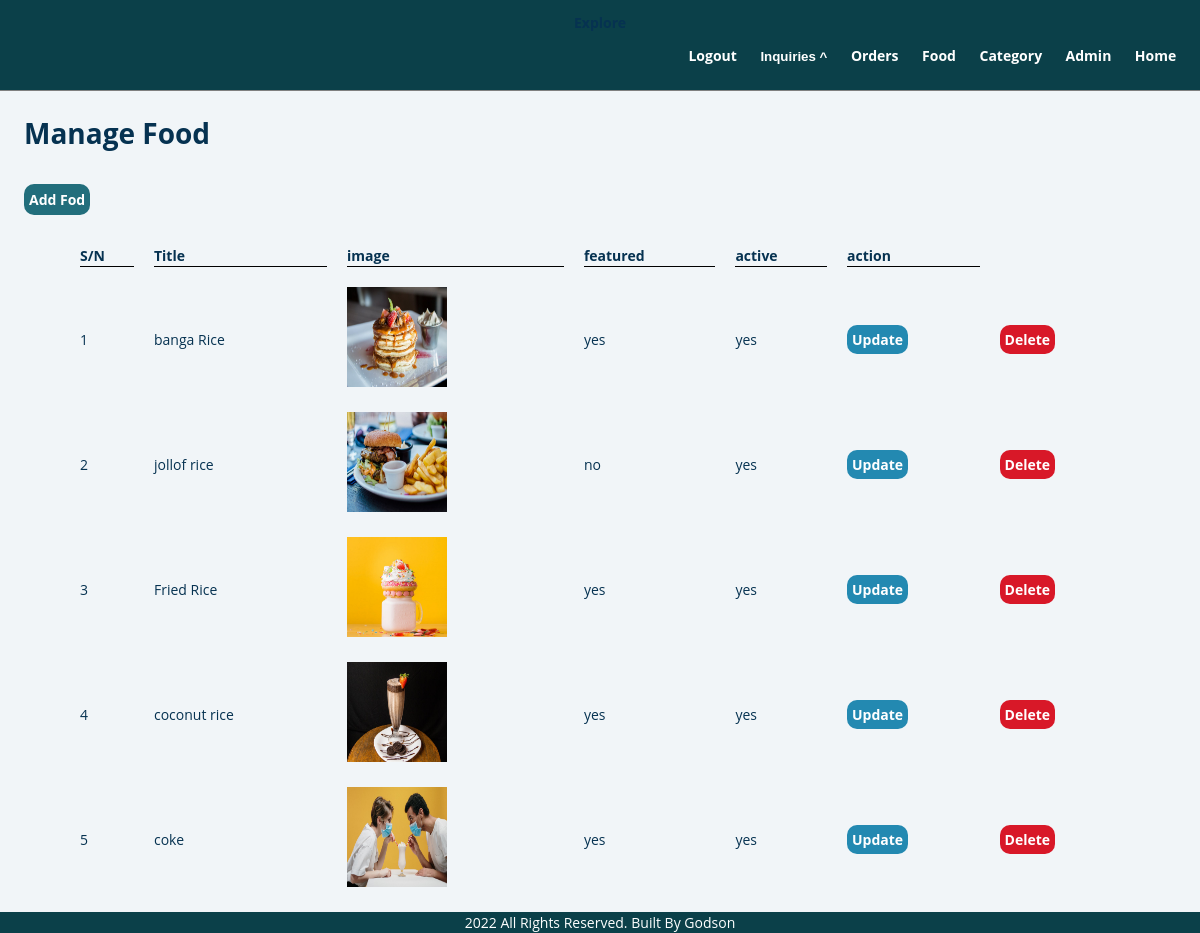
The app's page /admin/manage-food.php (signed in) with its own data.
### tables this page shows
CREATE TABLE `tbl_food` (
  `id` int(11) NOT NULL,
  `title` varchar(255) NOT NULL,
  `description` text NOT NULL,
  `price` decimal(10,2) NOT NULL,
  `image_name` varchar(255) NOT NULL,
  `category_id` int(10) UNSIGNED NOT NULL,
  `featured` varchar(10) NOT NULL,
  `active` varchar(10) NOT NULL
);

### admin/manage-food.php (the view, shortened to what this page needs)
<?php include_once "./partials/header.php";  ?>
<div class="main-content">
        <div class="wrapper">
            <h1 class="h1-title">Manage Food</h1>
            <a href="<?php echo SITEURL; ?>admin/add-food.php" class="btn-primary add-admin">Add Fod</a>
            <table class="tbl-full" cellpadding="10px" cellspacing="20px">
                <tr>
                    <th>S/N</th>
                    <th>Title</th>
                    <th>image</th>
                    <th>featured</th>
                    <th>active</th>
                    <th>action</th>
                </tr>
                <?php
                $sql = "SELECT * FROM tbl_food";
                $res = mysqli_query($conn, $sql);
                $count = mysqli_num_rows($res);
                $sn = 1;
                if($count > 0){
                    while($rows = mysqli_fetch_assoc($res)){
                        $id = $rows['id'];
                        $title = $rows['title'];
                        $image_name = $rows['image_name'];
                        $featured = $rows['featured'];
                        $active = $rows['active'];
                        ?>
                         <tr>
                            <td><?php echo $sn++; ?> </td>
                            <td><?php echo $title; ?></td>
                            <td>
                            <?php
                            if($image_name == ""){
                                echo "<div class='error text-center'>No image available yet</div>";
                            }else{
                            ?>
                                <img src="<?php echo SITEURL; ?>images/food/<?php echo $image_name;?>"  class="img-width">
                                <?php
                            }
                            ?>
                            </td>
                            <td><?php echo $featured; ?></td>
                            <td><?php echo $active; ?></td>
                            <td><a href="<?php echo SITEURL; ?>admin/update-food.php?id=<?php echo $id; ?>" class="btn-secondary btn-update">Update</a></td>
                            <td><a href="<?php echo SITEURL; ?>admin/delete-food.php?id=<?php echo $id; ?>&image_name=<?php echo $image_name; ?>" class="btn-danger btn-delete">Delete</a></td>
                        </tr>
                        <?php
                    }
                }else{
                    echo "<tr><td colspan='7'><div class='error'>No data available yet</div></td></tr>";
                }
                ?>
            </table>
        </div>
    </div>
<?php include_once "./partials/footer.php"; ?>

### admin/partials/header.php (shortened to what this page needs)
<!DOCTYPE html>
<html lang="en">
<head>
    <link rel="stylesheet" href="../css/admin.css">
</head>
<body>
    <div class="menu text-center">
        <div class="nav-wrapper">
            <ul class="links-ul">
                <div class="explore">
                    <h4>Explore</h4>
                </div>
                <li class="links-li"><a href="index.php">Home</a></li>
                <li class="links-li"><a href="manage-admin.php">Admin</a></li>
                <li class="links-li"><a href="manage-category.php">Category</a></li>
                <li class="links-li"><a href="manage-food.php">Food</a></li>
                <li class="links-li"><a href="manage-order.php">Orders</a></li>
                <li class="links-li inquiry">
                    <button type="button" class="drop-down-btn">Inquiries ^ </button>
                </li>
                <li class="links-li"><a href="logout.php">Logout</a></li>
            </ul>
        </div>
    </div>

### admin/partials/footer.php (shortened to what this page needs)
<div class="footer">
        <div class="wrapper">
            <p class="text-center">2022 all rights reserved. built by Godson</p>
        </div>
    </div>

### css/admin.css (style rules this page uses)
* { margin: 0; padding: 0; -webkit-box-sizing: border-box; box-sizing: border-box; text-decoration: none; }
body { width: 100%; font-family: 'Open Sans', sans-serif; background: hsl(210, 36%, 96%); color: hsl(205, 86%, 17%); line-height: 1.5; font-size: 0.875rem; margin-top: 7rem; }
.img-width { width: 100px; height: 100px; }
.h1-title { margin-left: 1.5rem; margin-bottom: 20px; }
.btn-primary { background-color: #226e7c; color: white; padding: 5px; border-radius: 10px; font-weight: bold; -webkit-transition: 0.5s linear; -o-transition: 0.5s linear; transition: 0.5s linear; }
.btn-secondary { background-color: #2389b1; color: white; padding: 5px; border-radius: 10px; font-weight: bold; -webkit-transition: 0.5s linear; -o-transition: 0.5s linear; transition: 0.5s linear; }
.btn-danger { background-color: #d81828; color: white; padding: 5px; border-radius: 10px; font-weight: bold; -webkit-transition: 0.5s linear; -o-transition: 0.5s linear; transition: 0.5s linear; }
.nav-wrapper { width: 100%; height: 100%; padding: 1%; margin: 0 auto; }
.tbl-full { width: 100%; }
.text-center { text-align: center; text-transform: capitalize; }
.menu { width: 100%; border-bottom: 1px solid grey; background-color: #0b4049; min-height: 80px; display: -webkit-box; display: -ms-flexbox; display: flex; -webkit-box-pack: end; -ms-flex-pack: end; justify-content: flex-end; -webkit-box-align: center; -ms-flex-align: center; align-items: center; position: fixed; top: 0; left: 0; }
.links-ul { list-style-type: none; }
.links-ul .links-li { display: inline; padding: 1%; border-radius: 5px; -webkit-transition: all 0.8s linear; -o-transition: all 0.8s linear; transition: all 0.8s linear; float: right; }
.links-ul .links-li a { text-decoration: none; color: white; font-weight: bold; }
.drop-down-btn { color: white; font-weight: bold; background-color: transparent; border: none; outline: none; }
.tbl-full { width: -webkit-fit-content; width: -moz-fit-content; width: fit-content; max-width: 90%; margin: 0 auto; width: 100%; }
table tr th { border-bottom: 1px solid black; text-align: left; }
table tr td { margin-bottom: 5px; }
.add-admin { display: inline-block; margin: 10px 0; margin-left: 1.5rem; }
.footer { background-color: #0b4049; color: white; width: 100%; }
@media screen and (min-width: 768px) { body { width: 100vw; overflow-x: hidden; } }
@media screen and (min-width: 768px) { .drop-down-btn { color: white; font-weight: bold; background-color: transparent; border: none; outline: none; } }

### records on screen
tbl_food: title "banga Rice", image_name (picture), featured "yes", active "yes"
tbl_food: title "jollof rice", image_name (picture), featured "no", active "yes"
tbl_food: title "Fried Rice", image_name (picture), featured "yes", active "yes"
tbl_food: title "coconut rice", image_name (picture), featured "yes", active "yes"
tbl_food: title "coke", image_name (picture), featured "yes", active "yes"
